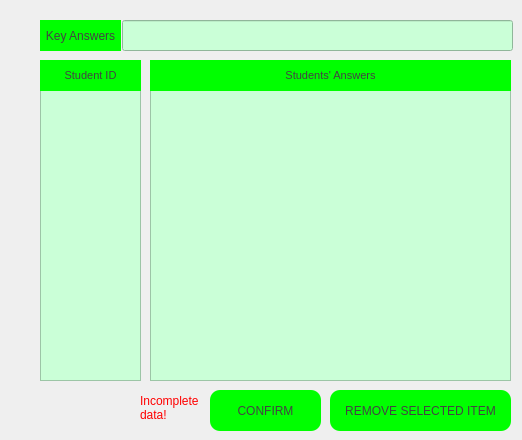
    <widget class="QWidget" name="tab_3">
     <attribute name="title">
      <string>Input View</string>
     </attribute>
     <widget class="QListWidget" name="student_id_listWidget">
      <property name="geometry">
       <rect>
        <x>40</x>
        <y>90</y>
        <width>101</width>
        <height>291</height>
       </rect>
      </property>
      <property name="styleSheet">
       <string notr="true">background-color: rgb(202, 255, 215);</string>
      </property>
     </widget>
     <widget class="QListWidget" name="student_answers_listWidget">
      <property name="geometry">
       <rect>
        <x>150</x>
        <y>90</y>
        <width>361</width>
        <height>291</height>
       </rect>
      </property>
      <property name="styleSheet">
       <string notr="true">background-color: rgb(202, 255, 215);</string>
      </property>
     </widget>
     <widget class="QLabel" name="input_view_student_id_label">
      <property name="geometry">
       <rect>
        <x>40</x>
        <y>60</y>
        <width>101</width>
        <height>31</height>
       </rect>
      </property>
      <property name="font">
       <font>
        <family>Arial</family>
        <pointsize>8</pointsize>
       </font>
      </property>
      <property name="toolTip">
       <string>&lt;html&gt;&lt;head/&gt;&lt;body&gt;&lt;p&gt;Where &lt;span style=&quot; font-weight:600;&quot;&gt;Student IDs &lt;/span&gt;are displayed&lt;/p&gt;&lt;/body&gt;&lt;/html&gt;</string>
      </property>
      <property name="styleSheet">
       <string notr="true">background-color: rgb(0, 255, 0);
color: rgb(67, 67, 67);</string>
      </property>
      <property name="text">
       <string>Student ID</string>
      </property>
      <property name="alignment">
       <set>Qt::AlignCenter</set>
      </property>
     </widget>
     <widget class="QLabel" name="input_view_student_answers_label">
      <property name="geometry">
       <rect>
        <x>150</x>
        <y>60</y>
        <width>361</width>
        <height>31</height>
       </rect>
      </property>
      <property name="font">
       <font>
        <family>Arial</family>
        <pointsize>8</pointsize>
       </font>
      </property>
      <property name="toolTip">
       <string>&lt;html&gt;&lt;head/&gt;&lt;body&gt;&lt;p&gt;Where &lt;span style=&quot; font-weight:600;&quot;&gt;Students' Answers&lt;/span&gt; are displayed&lt;/p&gt;&lt;/body&gt;&lt;/html&gt;</string>
      </property>
      <property name="styleSheet">
       <string notr="true">background-color: rgb(0, 255, 0);
color: rgb(67, 67, 67);</string>
      </property>
      <property name="text">
       <string>Students' Answers</string>
      </property>
      <property name="alignment">
       <set>Qt::AlignCenter</set>
      </property>
     </widget>
     <widget class="QPushButton" name="confirm_button_3">
      <property name="geometry">
       <rect>
        <x>210</x>
        <y>390</y>
        <width>111</width>
        <height>41</height>
       </rect>
      </property>
      <property name="styleSheet">
       <string notr="true">QPushButton {
	background-color: rgb(0, 255, 0);
	border-radius: 10px;
	color: rgb(67, 67, 67);
}

QPushButton:hover:!pressed {
	background-color: rgb(255, 255, 0);
}</string>
      </property>
      <property name="text">
       <string>CONFIRM</string>
      </property>
     </widget>
     <widget class="QLabel" name="key_ans_label">
      <property name="geometry">
       <rect>
        <x>40</x>
        <y>20</y>
        <width>81</width>
        <height>31</height>
       </rect>
      </property>
      <property name="toolTip">
       <string>&lt;html&gt;&lt;head/&gt;&lt;body&gt;&lt;p&gt;Where &lt;span style=&quot; font-weight:600;&quot;&gt;Key Answers&lt;/span&gt; are displayed&lt;/p&gt;&lt;/body&gt;&lt;/html&gt;</string>
      </property>
      <property name="styleSheet">
       <string notr="true">QLabel {
	background-color: rgb(0, 255, 0);
	color: rgb(67, 67, 67);
}</string>
      </property>
      <property name="text">
       <string>Key Answers</string>
      </property>
      <property name="alignment">
       <set>Qt::AlignCenter</set>
      </property>
     </widget>
     <widget class="QLineEdit" name="key_ans_value">
      <property name="geometry">
       <rect>
        <x>122</x>
        <y>20</y>
        <width>391</width>
        <height>31</height>
       </rect>
      </property>
      <property name="styleSheet">
       <string notr="true">QLineEdit {
	background-color: rgb(202, 255, 215);
}</string>
      </property>
     </widget>
     <widget class="QLabel" name="count_id_answer_list">
      <property name="geometry">
       <rect>
        <x>40</x>
        <y>390</y>
        <width>61</width>
        <height>16</height>
       </rect>
      </property>
      <property name="styleSheet">
       <string notr="true">QLabel {
	color: rgb(0, 255, 0);
}</string>
      </property>
      <property name="text">
       <string/>
      </property>
     </widget>
     <widget class="QPushButton" name="remove_button_4">
      <property name="geometry">
       <rect>
        <x>330</x>
        <y>390</y>
        <width>181</width>
        <height>41</height>
       </rect>
      </property>
      <property name="styleSheet">
       <string notr="true">QPushButton {
	background-color: rgb(0, 255, 0);
	border-radius: 10px;
	color: rgb(67, 67, 67);
}

QPushButton:hover:!pressed {
	background-color: rgb(255, 0, 0);
}</string>
      </property>
      <property name="text">
       <string>REMOVE SELECTED ITEM</string>
      </property>
     </widget>
     <widget class="QLabel" name="invalid_confirm">
      <property name="geometry">
       <rect>
        <x>140</x>
        <y>392</y>
        <width>61</width>
        <height>31</height>
       </rect>
      </property>
      <property name="styleSheet">
       <string notr="true">QLabel {
	color: rgb(255, 0, 0);
}</string>
      </property>
      <property name="text">
       <string>Incomplete data!</string>
      </property>
      <property name="wordWrap">
       <bool>true</bool>
      </property>
     </widget>
    </widget>
